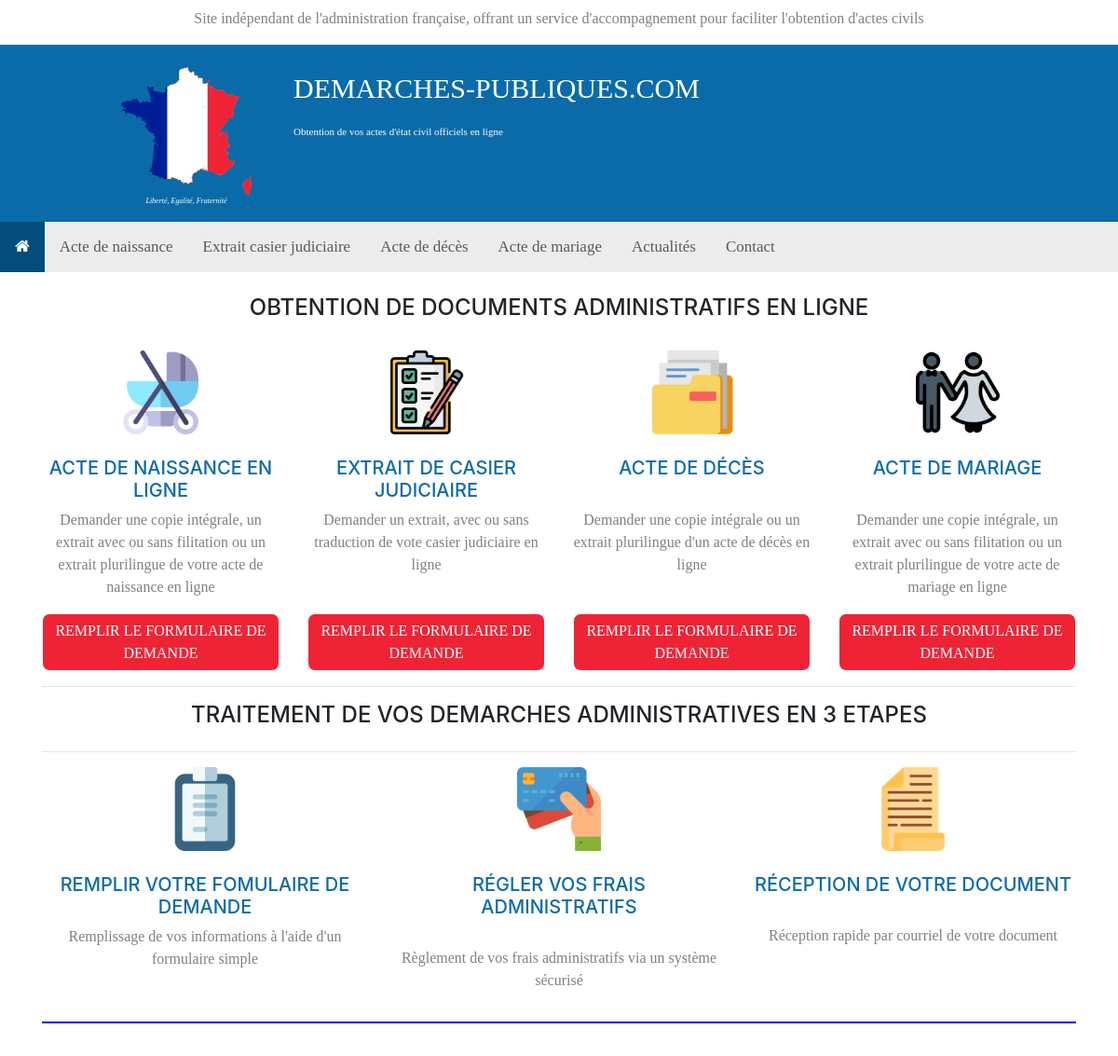
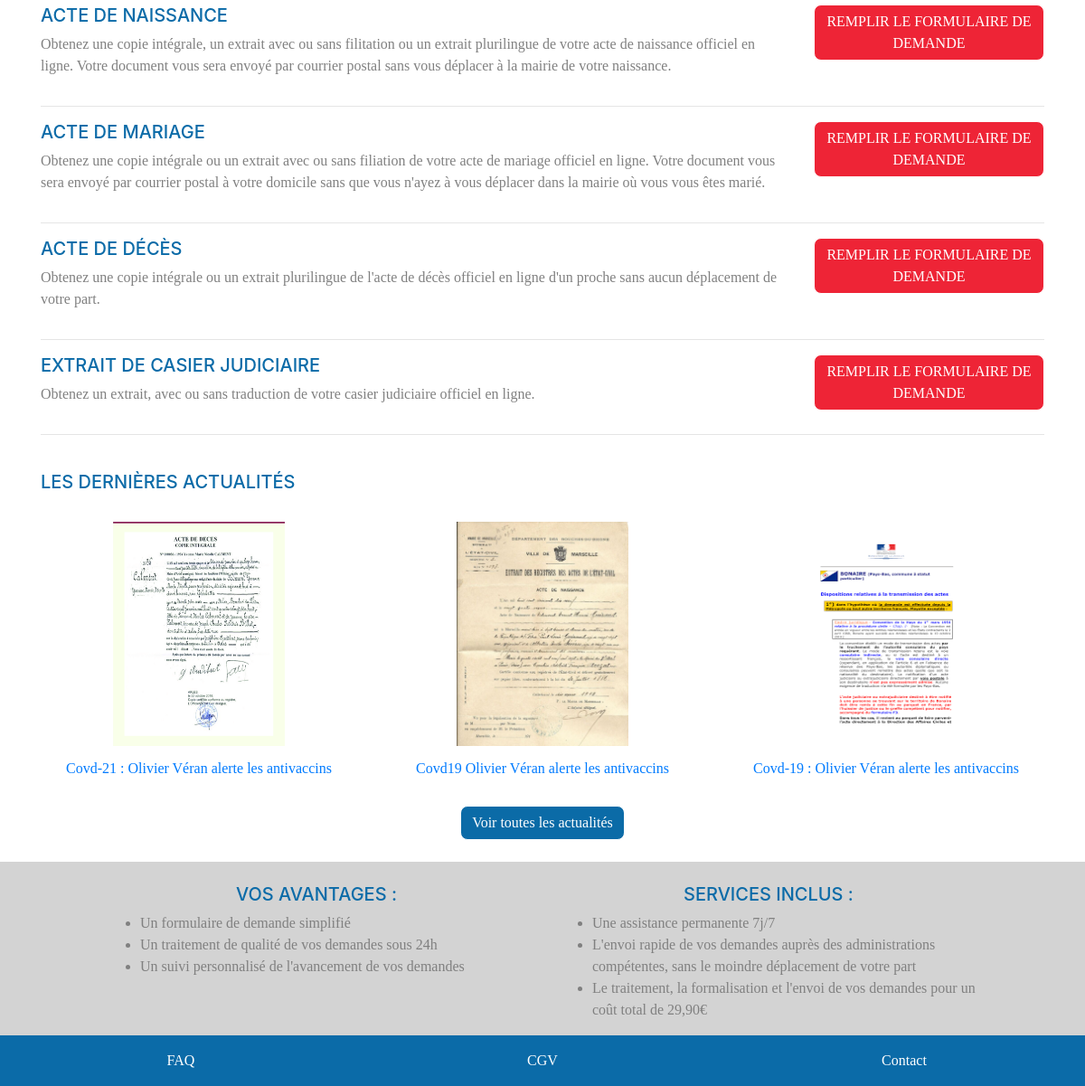
The page / on the database its author committed (2 pictures, top to bottom).
### tables this page shows
CREATE TABLE IF NOT EXISTS `article` (
  `id` int(11) NOT NULL AUTO_INCREMENT,
  `titre_art` varchar(255) NOT NULL,
  `image_art` varchar(255) NOT NULL,
  `contenu_art` text NOT NULL,
  `date_pub_art` varchar(55) NOT NULL,
  PRIMARY KEY (`id`)
);

### index.php (the view, shortened to what this page needs)
<?php
  include('connexion/connexion.php');
?>
<!DOCTYPE html>
<html lang="fr">
<head>
  <link rel="stylesheet" type="text/css" href="assets/css/style.css">
  <link rel="stylesheet" type="text/css" href="assets/css/bootstrap.css">
  <link rel="stylesheet" type="text/css" href="assets/fonticons/css/font-awesome.css">
  <link rel="stylesheet" type="text/css" href="assets/fonticons/css/font-awesome.min.css">
</head>
<body>
    <?php
    include("cookie.php");
    ?>
<div class="container-fluid">
  <div class="row pt-2">
    <div class="col-md-12">
      <center>
        <p>Site indépendant de l'administration française, offrant un service d'accompagnement pour faciliter l'obtention d'actes civils</p>
      </center>
    </div>
  </div>
</div>
<div class="container-fluid">
  <div class="row fond_bleu pt-4">
    <div class="col-md-1"></div>
    <div class="col-md-2">
      <center>
        <img class="drapeau" src="assets/img/drapeau.png">
        <p class="texte_blanc slogan"><i>Liberté, Egalité, Fraternité</i></p>
      </center>
    </div>
    <div class="col-md-8">
      <p class="texte_blanc nom_site">DEMARCHES-PUBLIQUES.COM</p>
      <p class="texte_blanc slogan1">Obtention de vos actes d'état civil officiels en ligne</p>
    </div>
    <div class="col-md-1"></div>
  </div>
</div>
<div class="topnav" id="myTopnav">
  <a href="index.php" class="active"><i class="fa fa-home"></i></a>
  <a href="acteDeNaissance.php">Acte de naissance</a>
  <a href="casierJudiciaire.php">Extrait casier judiciaire</a>
  <a href="acteDeDeces.php">Acte de décès</a>
  <a href="acteDeMariage.php">Acte de mariage</a>
  <a href="actualites.php">Actualités</a>
  <a href="contact.php">Contact</a>
</div>
<br>
<div class="container">
  <div class="row">
    <div class="col-md-12">
      <h4><center>OBTENTION DE DOCUMENTS ADMINISTRATIFS EN LIGNE</center></h4>
    </div>
  </div>
  <br>
  <div class="row">
    <div class="col-md-3">
      <center>
        <img class="logos" src="assets/img/caddie.png">
      </center>
      <br>
      <h5><center>ACTE DE NAISSANCE EN LIGNE</center></h5>
      <center><p>Demander une copie intégrale, un extrait avec ou sans filitation ou un extrait plurilingue de votre acte de naissance en ligne</p></center>
      <a href="acteDeNaissance.php">
        <button class="boutton_rose">REMPLIR LE FORMULAIRE DE DEMANDE</button>
      </a>
    </div>
    <div class="col-md-3">
      <center>
        <img class="logos" src="assets/img/form.png">
      </center>
      <br>
      <h5><center>EXTRAIT DE CASIER JUDICIAIRE</center></h5>
      <center><p>Demander un extrait, avec ou sans traduction de vote casier judiciaire en ligne</p></center>
      <a href="casierJudiciaire.php">
        <button class="boutton_rose bouttons_vague1">REMPLIR LE FORMULAIRE DE DEMANDE</button>
      </a>
    </div>
    <div class="col-md-3">
      <center>
        <img class="logos" src="assets/img/folder.png">
      </center>
      <br>
      <h5><center>ACTE DE DÉCÈS</center></h5>
      <center><p class="textes_vague1">Demander une copie intégrale ou un extrait plurilingue d'un acte de décès en ligne</p></center>
      <a href="acteDeDeces.php">
        <button class="boutton_rose bouttons_vague1">REMPLIR LE FORMULAIRE DE DEMANDE</button>
      </a>
    </div>
    <div class="col-md-3">
      <center>
        <img class="logos" src="assets/img/mariage.png">
      </center>
      <br>
      <h5><center>ACTE DE MARIAGE</center></h5>
      <center><p class="textes_vague1">Demander une copie intégrale, un extrait avec ou sans filitation ou un extrait plurilingue de votre acte de mariage en ligne</p></center>
      <a href="acteDeMariage.php">
        <button class="boutton_rose">REMPLIR LE FORMULAIRE DE DEMANDE</button>
      </a>
    </div>
  </div>
  <hr>
  <div class="row">
    <div class="col-md-12">
      <h4><center>TRAITEMENT DE VOS DEMARCHES ADMINISTRATIVES EN 3 ETAPES</center></h4>
    </div>
  </div>
  <hr>
  <div class="row">
    <div class="col-md-4">
      <center>
        <img class="logos" src="assets/img/form1.png">
      </center>
      <br>
      <h5><center>REMPLIR VOTRE FOMULAIRE DE DEMANDE</center></h5>
      <center><p>Remplissage de vos informations à l'aide d'un formulaire simple</p></center>
    </div>
    <div class="col-md-4">
      <center>
        <img class="logos" src="assets/img/paiement.png">
      </center>
      <br>
      <h5><center>RÉGLER VOS FRAIS ADMINISTRATIFS</center></h5>
      <center><p class="logos_vague2">Règlement de vos frais administratifs via un système sécurisé</p></center>
    </div>
    <div class="col-md-4">
      <center>
        <img class="logos" src="assets/img/file.png">
      </center>
      <br>
      <h5><center>RÉCEPTION DE VOTRE DOCUMENT</center></h5>
      <center><p class="logos_vague2">Réception rapide par courriel de votre document</p></center>
    </div>
  </div>
  <hr class="separator">
  <br>
  <div class="row">
    <div class="col-md-9">
      <h5>ACTE DE NAISSANCE</h5>
      <p>Obtenez une copie intégrale, un extrait avec ou sans filitation ou un extrait plurilingue de votre acte de naissance officiel en ligne. Votre document vous sera envoyé par courrier postal sans vous déplacer à la mairie de votre naissance.</p>
    </div>
    <div class="col-md-3">
      <a href="acteDeNaissance.php">
        <button class="boutton_rose">REMPLIR LE FORMULAIRE DE DEMANDE</button>
      </a>
    </div>
  </div>
  <hr>
  <div class="row">
    <div class="col-md-9">
      <h5>ACTE DE MARIAGE</h5>
      <p>Obtenez une copie intégrale ou un extrait avec ou sans filiation de votre acte de mariage officiel en ligne. Votre document vous sera envoyé par courrier postal à votre domicile sans que vous n'ayez à vous déplacer dans la mairie où vous vous êtes marié.</p>
    </div>
    <div class="col-md-3">
      <a href="acteDeMariage.php">
        <button class="boutton_rose">REMPLIR LE FORMULAIRE DE DEMANDE</button>
      </a>
    </div>
  </div>
  <hr>
  <div class="row">
    <div class="col-md-9">
      <h5>ACTE DE DÉCÈS</h5>
      <p>Obtenez une copie intégrale ou un extrait plurilingue de l'acte de décès officiel en ligne d'un proche sans aucun déplacement de votre part.</p>
    </div>
    <div class="col-md-3">
      <a href="acteDeDeces.php">
        <button class="boutton_rose">REMPLIR LE FORMULAIRE DE DEMANDE</button>
      </a>
    </div>
  </div>
  <hr>
  <div class="row">
    <div class="col-md-9">
      <h5>EXTRAIT DE CASIER JUDICIAIRE</h5>
      <p>Obtenez un extrait, avec ou sans traduction de votre casier judiciaire officiel en ligne.</p>
    </div>
    <div class="col-md-3">
      <a href="casierJudiciaire.php">
        <button class="boutton_rose">REMPLIR LE FORMULAIRE DE DEMANDE</button>
      </a>
    </div>
  </div>
  <hr>
  <br>
</div>
<div class="container">
  <div class="row">
    <div class="col-md-12">
      <h5>LES DERNIÈRES ACTUALITÉS</h5>
    </div>
  </div>
  <br>
  <div class="row">
    <?php
      if(isset($_GET["debut"]))
      {
        $commencement = $_GET["debut"];
        $nbliste = 3;
      }
      else
      {
        $commencement = 0;
        $nbliste = 3;
      }
      $sql = "SELECT * FROM article ORDER BY id DESC LIMIT  $commencement, $nbliste";
      $result = mysqli_query($conn, $sql);
      if ($result->num_rows > 0) {
      while($row = $result->fetch_assoc()) {
    ?>
    <div class="col-md-4">
      <center>
        <a href="actualites.php?id=<?php echo $row['id'] ?>">
          <img style="width: 190px; height: 248px;" src="<?php echo 'upload/'.$row['image_art'] ?>">
          <h6 class="articles"><?php echo $row['titre_art']; ?></h6>
        </a>
      </center>
    </div>
    <?php
      }
    }
    ?>
  </div>
</div>
<br>
<center>
  <a href="actualites.php">
    <input type="Submit" class="voir_actualites" value="Voir toutes les actualités">
  </a>
</center>
<br>
<div class="container-fluid">
  <div class="row fond_gris pt-4">
    <div class="col-md-1"></div>
    <div class="col-md-5">
      <h5><center>VOS AVANTAGES : </center></h5>
      <ul>
        <li>Un formulaire de demande simplifié</li>
        <li>Un traitement de qualité de vos demandes sous 24h</li>
        <li>Un suivi personnalisé de l'avancement de vos demandes</li>
      </ul>
    </div>
    <div class="col-md-5">
      <h5><center>SERVICES INCLUS : </center></h5>
      <ul>
        <li>Une assistance permanente 7j/7</li>
        <li>L'envoi rapide de vos demandes auprès des administrations compétentes, sans le moindre déplacement de votre part</li>
        <li>Le traitement, la formalisation et l'envoi de vos demandes pour un coût total de 29,90€</li>
      </ul>
    </div>
    <div class="col-md-1"></div>
  </div>
</div>
<footer>
  <div class="container-fluid">
    <div class="row fond_bleu pt-3">
      <div class="col-md-4"><center><p class="texte_blanc">FAQ</p></center></div>
      <div class="col-md-4"><center><p class="texte_blanc">CGV</p></center></div>
      <div class="col-md-4"><center><p class="texte_blanc">Contact</p></center></div>
    </div>
  </div>
</footer>
</body>
</html>

### assets/css/style.css (style rules this page uses)
li, ul, a, p, button, label, input { font-family: Georgia; }
h5 { color: #0b6ba8; }
p, ul, li { color: grey; }
.boutton_rose { color: #fff; background-color: #ee2436; border-color: #ee2436; display: inline-block; font-weight: 400; text-align: center; vertical-align: middle; cursor: pointer; -webkit-user-select: none; -moz-user-select: none; -ms-user-select: none; user-select: none; border: 1px solid; padding: 0.375rem 0.75rem; font-size: 1rem; line-height: 1.5; border-radius: 0.50rem; transition: color 0.15s ease-in-out, background-color 0.15s ease-in-out, border-color 0.15s ease-in-out, box-shadow 0.15s ease-in-out; }
.topnav { overflow: hidden; background-color: #ececec; }
.topnav a { float: left; display: block; color: #5a5959; text-align: center; padding: 14px 16px; text-decoration: none; font-size: 17px; }
.topnav a.active { background-color: #034c7b; color: #fff; }
.drapeau { height: 138px; }
.logos { height: 90px; }
.texte_blanc { color: white; }
.fond_bleu { background-color: #0b6ba8; }
.fond_gris { background-color: lightgrey; }
.separator { height: 2px; background-color: blue; border: none; }
.logos_vague2 { margin-top: 31px; }
.textes_vague1 { margin-top: 32px; }
.bouttons_vague1 { margin-top: 24px; }
.slogan { font-size: 8px; }
.slogan1 { font-size: 11px; }
.nom_site { font-size: 30px; }
.articles { margin-top: 15px; }
.voir_actualites { color: #fff; background-color: #0B6BA7; border-color: #0B6BA7; display: inline-block; font-weight: 400; text-align: center; vertical-align: middle; cursor: pointer; -webkit-user-select: none; -moz-user-select: none; -ms-user-select: none; user-select: none; border: 1px solid; padding: 0.375rem 0.75rem; font-size: 1rem; line-height: 1.5; border-radius: 0.50rem; transition: color 0.15s ease-in-out, background-color 0.15s ease-in-out, border-color 0.15s ease-in-out, box-shadow 0.15s ease-in-out; }

### index.php (style rules this page uses)
html { scroll-behavior: smooth; }

### rows shown on the page
article: image_art (picture), titre_art "Covd-21 : Olivier Véran alerte les antivaccins"
article: image_art (picture), titre_art "Covd19 Olivier Véran alerte les antivaccins"
article: image_art (picture), titre_art "Covd-19 : Olivier Véran alerte les antivaccins"
